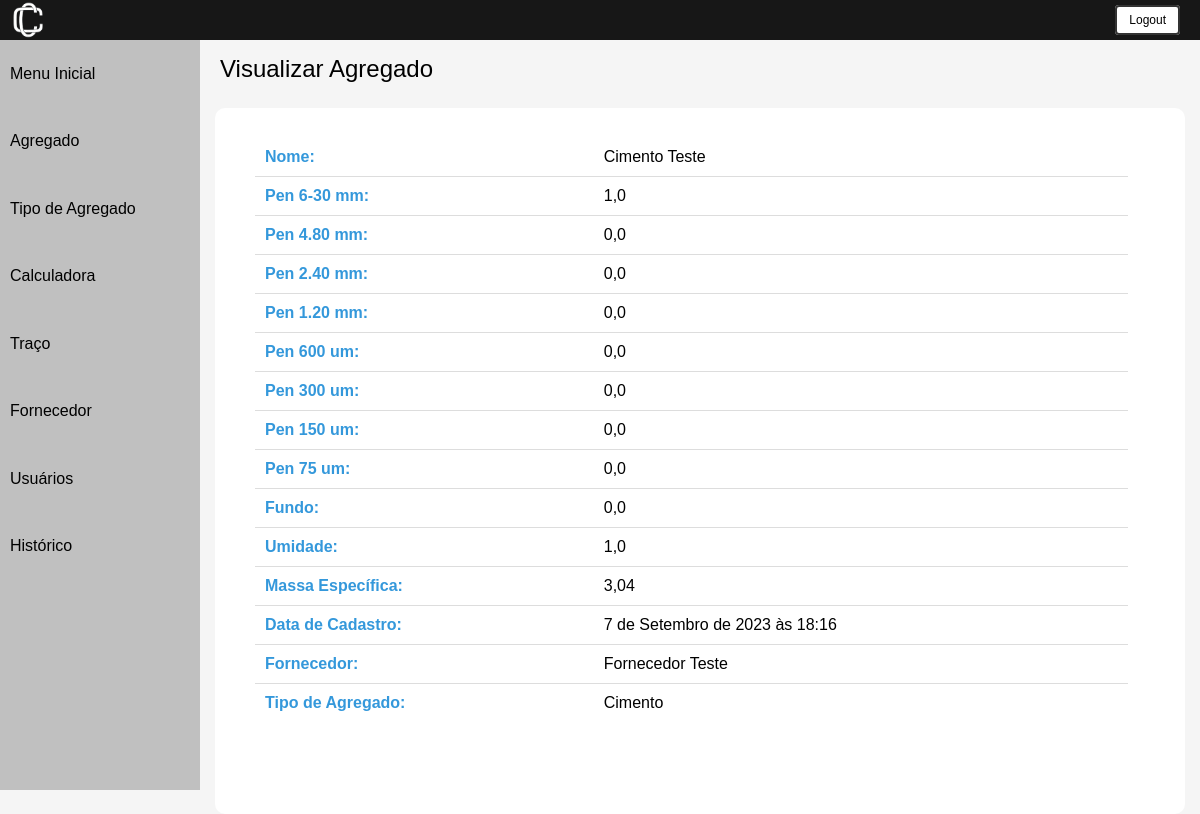
The page /inspecionar_agregado/1/ (signed in) on the database its author committed.
### usuarios/models.py (models this page shows, shortened)
class Agregado(models.Model):
    nome = models.CharField(max_length=40, unique=True)
    pen_6_30_mm = models.FloatField()
    pen_4_80_mm = models.FloatField()
    pen_2_40_mm = models.FloatField()
    pen_1_20_mm = models.FloatField()
    pen_600_um = models.FloatField()
    pen_300_um = models.FloatField()
    pen_150_um = models.FloatField()
    pen_75_um = models.FloatField()
    fundo = models.FloatField()
    umidade = models.FloatField()
    massa_especifica = models.FloatField()
    is_deleted = models.BooleanField(default=False)
    num_modificacao = models.IntegerField(default=0)
    data_cadastro = models.DateTimeField(default=timezone.now)
    fk_usuario_id = models.IntegerField(null=False)
    fk_fornecedor_id = models.ForeignKey(Fornecedor, on_delete=models.CASCADE)
    fk_tipo_agregado_id = models.ForeignKey(TipoAgregado, on_delete=models.CASCADE)
    class Meta:
        db_table = "agregado"

class Fornecedor(models.Model):
    nome = models.CharField(max_length=50)
    cidade = models.CharField(max_length=50, null=True)
    bairro = models.CharField(max_length=50, null=True)
    logradouro = models.CharField(max_length=50, null=True)
    CEP = models.CharField(max_length=8)
    complemento = models.CharField(max_length=150, null=True)
    cpf_cnpj = models.CharField(max_length=14)
    fone_1 = models.CharField(max_length=11)
    fone_2 = models.CharField(max_length=11, null=True)
    ie = models.CharField(max_length=9, null=True)
    observacao = models.CharField(max_length=200, null=True)
    data_cadastro = models.DateTimeField(default=timezone.now)
    class Meta:
        db_table = "fornecedor"
    def __str__(self):
        return self.nome

class TipoAgregado(models.Model):
    nome = models.CharField(max_length=40, unique=True, null=False)
    data_cadastro = models.DateTimeField(default=timezone.now)
    class Meta:
        db_table = "tipo_agregado"
    def __str__(self):
        return self.nome

### usuarios/views.py (the view)
# urls.py: path('inspecionar_agregado/<int:pk>/', views.inspecionar_agregado, name='inspecionar_agregado'),
@login_required
def inspecionar_agregado(request, pk):
    agregado = get_object_or_404(Agregado, pk=pk)
    return render(request, 'agregado/inspecionar.html', {'agregado': agregado})

### usuarios/templates/agregado/inspecionar.html (shortened to what this page needs)
{% extends 'base.html' %}
{% load static %}
{% block content %}
<html lang="pt-br">
<head>
    <link rel="stylesheet" href="{% static 'css/inspectionar.css' %}">
    <link rel="stylesheet" href="https://cdnjs.cloudflare.com/ajax/libs/font-awesome/5.15.4/css/all.min.css">
</head>
<body>
     {% include "utils/header.html" %}
    <div class="container">
        {% include "utils/sidebar.html" %}
        <div class="content">
        <div class="cadastrar_btn">
            <a class="nome-pagina">Visualizar Agregado</a>
        </div>
            <div class = 'all-content'>
                <div class="lista">
                    <table class="resultado-table">
                        <tbody>
                            <tr class="header-row">
                                <td class="header-cell">Nome:</td>
                                <td>{{ agregado.nome }}</td>
                            </tr>
                            <tr class="header-row">
                                <td class="header-cell">Pen 6-30 mm:</td>
                                <td>{{ agregado.pen_6_30_mm }}</td>
                            </tr>
                            <tr class="header-row">
                                <td class="header-cell">Pen 4.80 mm:</td>
                                <td>{{ agregado.pen_4_80_mm }}</td>
                            </tr>
                            <tr class="header-row">
                                <td class="header-cell">Pen 2.40 mm:</td>
                                <td>{{ agregado.pen_2_40_mm }}</td>
                            </tr>
                            <tr class="header-row">
                                <td class="header-cell">Pen 1.20 mm:</td>
                                <td>{{ agregado.pen_1_20_mm }}</td>
                            </tr>
                            <tr class="header-row">
                                <td class="header-cell">Pen 600 um:</td>
                                <td>{{ agregado.pen_600_um }}</td>
                            </tr>
                            <tr class="header-row">
                                <td class="header-cell">Pen 300 um:</td>
                                <td>{{ agregado.pen_300_um }}</td>
                            </tr>
                            <tr class="header-row">
                                <td class="header-cell">Pen 150 um:</td>
                                <td>{{ agregado.pen_150_um }}</td>
                            </tr>
                            <tr class="header-row">
                                <td class="header-cell">Pen 75 um:</td>
                                <td>{{ agregado.pen_75_um }}</td>
                            </tr>
                            <tr class="header-row">
                                <td class="header-cell">Fundo:</td>
                                <td>{{ agregado.fundo }}</td>
                            </tr>
                            <tr class="header-row">
                                <td class="header-cell">Umidade:</td>
                                <td>{{ agregado.umidade }}</td>
                            </tr>
                            <tr class="header-row">
                                <td class="header-cell">Massa Específica:</td>
                                <td>{{ agregado.massa_especifica }}</td>
                            </tr>
                            <tr class="header-row">
                                <td class="header-cell">Data de Cadastro:</td>
                                <td>{{ agregado.data_cadastro }}</td>
                            </tr>
                            <tr class="header-row">
                                <td class="header-cell">Fornecedor:</td>
                                <td>{{ agregado.fk_fornecedor_id }}</td>
                            </tr>
                            <tr class="header-row">
                                <td class="header-cell">Tipo de Agregado:</td>
                                <td>{{ agregado.fk_tipo_agregado_id }}</td>
                            </tr>
                        </tbody>
                    </table>
                </div>
                </div>
        </div>
    </div>
</body>
{% endblock %}

### usuarios/static/css/inspectionar.css (style rules this page uses)
* { margin: 0; padding: 0; color: inherit; }
body { font-family: arial, helvetica, sans-serif; font-size: 12px; background: #F5F5F5; min-height: 100vh; }
.container { display: flex; min-height: calc(100vh - 50px); }
.content { flex: 1; margin: 15px; }
.nome-pagina { text-align: left; font-size: 24px; padding: 5px; }
.all-content { margin-top: 25px; width: 100%; height:98%; background-color: white; border-radius: 10px; }
.lista { padding-top: 30px; }
.header-row .header-cell { font-weight: bold; color: #3498db; }
.resultado-table { width: 90%; border-collapse: collapse; margin-left: 40px; }
.resultado-table td { padding: 10px; border-bottom: 1px solid #ddd; }
.resultado-table tr:last-child td { border-bottom: none; }

### rows shown on the page
Agregado: nome "Cimento Teste", pen_6_30_mm "1,0", pen_4_80_mm "0,0", pen_2_40_mm "0,0", pen_1_20_mm "0,0", pen_600_um "0,0", pen_300_um "0,0", pen_150_um "0,0", pen_75_um "0,0", fundo "0,0", umidade "1,0", massa_especifica "3,04", data_cadastro "7 de Setembro de 2023 às 18:16", fk_fornecedor_id "Fornecedor Teste", fk_tipo_agregado_id "Cimento"
